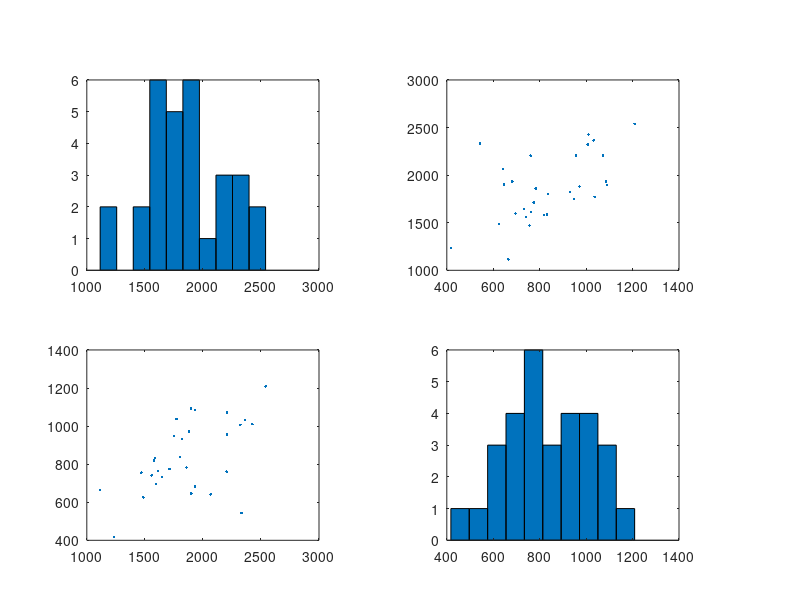
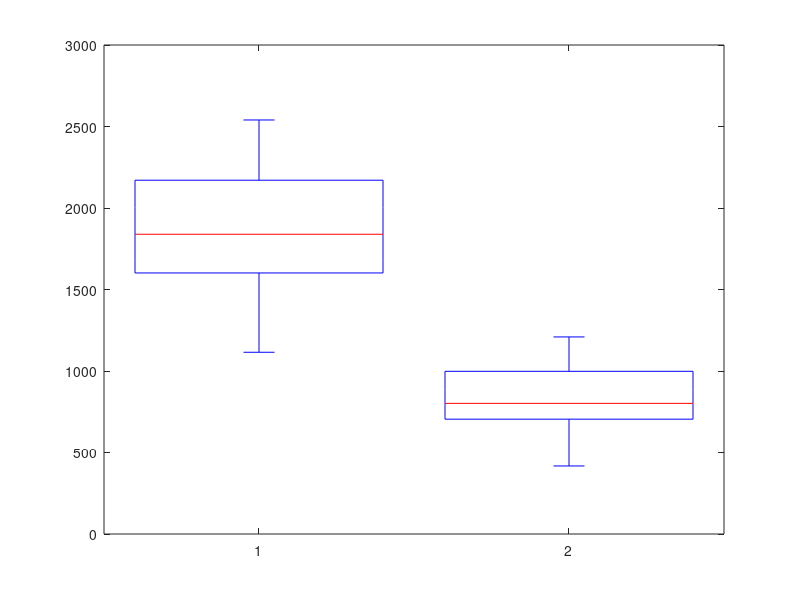

Reproduce these figures in MATLAB, in order. (Note: this script raises an error after producing the figures.)
clc; clear;
format shortG

%%
clc;
load('dataset_problem_3_1.mat')

X = obs;

% The first column (x1) contains measurements of stiffness (modulus of 
% elasticity) and the second column (x2) contains the corresponding 
% measurements of bending strength for the lumber pieces,
% both values in units proportional to [N/m2].

figure(1)
plotmatrix(X)
figure(2)
boxplot(X)

% looks fairly normal distributed

x_bar = mean(X);
S = cov(X);
r = corrcoef(X);

% we want to perform a test, whether the normal distribution is 
% [1750, 950], we want to use an exact test.

alpha = 0.05;
n = 30;
p = 2;
mu_0 = [1750, 950];
test_statistics = (x_bar - mu_0) * inv(S / n) * (x_bar - mu_0)';
%
critical_value = p*(n-1)/(n-p) * finv(1 - alpha, p, n-p);
H_o_rejection = test_statistics > critical_value;
P_value = 1 - fcdf((n-p)/(p*(n-1)) * test_statistics, p, n-p);
disp("Exact test")
disp("A binary rejection: " + string(H_o_rejection))
disp("The p-value: " + string(P_value))
disp("")
%
critical_value = chi2inv(1 - alpha, p);
H_o_rejection = test_statistics > critical_value;
P_value = 1 - chi2cdf(test_statistics, p);
disp("Large sample approximation")
disp("A binary rejection: " + string(H_o_rejection))
disp("The p-value: " + string(P_value))

%% Turning to confidence region and intervals using alpha = 0.05
figure(3)
cr_ellipsis(x_bar', S, alpha, n)
hold on;
scatter(mu_0(1), mu_0(2), 'DisplayName','H_o')
xlim([1600 2100])
ylim([700 1000])

sim_cor = sqrt(p*(n-1)/(n-p) * finv(1-alpha, p, n-p)) * sqrt(diag(S)/n)

% simultaneous
sim_bounds = x_bar' + [-sim_cor sim_cor]
hold on;
plot([sim_bounds(1, 1) sim_bounds(1, 1) sim_bounds(1, 2) sim_bounds(1, 2) sim_bounds(1, 1)], ...
     [sim_bounds(2, 1) sim_bounds(2, 2) sim_bounds(2, 2) sim_bounds(2, 1) sim_bounds(2, 1)], ...
     'DisplayName','Simultaneous')

% marginal 
marg_cor = tinv(1-alpha/2, n-1) * sqrt(diag(S)/n)
marg_bounds = x_bar' + [-marg_cor marg_cor]
hold on;
plot([marg_bounds(1, 1) marg_bounds(1, 1) marg_bounds(1, 2) marg_bounds(1, 2) marg_bounds(1, 1)], ...
     [marg_bounds(2, 1) marg_bounds(2, 2) marg_bounds(2, 2) marg_bounds(2, 1) marg_bounds(2, 1)], ...
     'DisplayName','Marginal')

% bonf 
marg_cor = tinv(1-alpha/(2*p), n-1) * sqrt(diag(S)/n)
marg_bounds = x_bar' + [-marg_cor marg_cor]
hold on;
plot([marg_bounds(1, 1) marg_bounds(1, 1) marg_bounds(1, 2) marg_bounds(1, 2) marg_bounds(1, 1)], ...
     [marg_bounds(2, 1) marg_bounds(2, 2) marg_bounds(2, 2) marg_bounds(2, 1) marg_bounds(2, 1)], ...
     'DisplayName','Bonferroni')

legend()
disp("This is confidence region for the mean")

% What can we say about the confidence regions?
% - simultaneous is pessimistic
% - marignal is optimistic
% - bonferroni is inbetween bonf and simu






